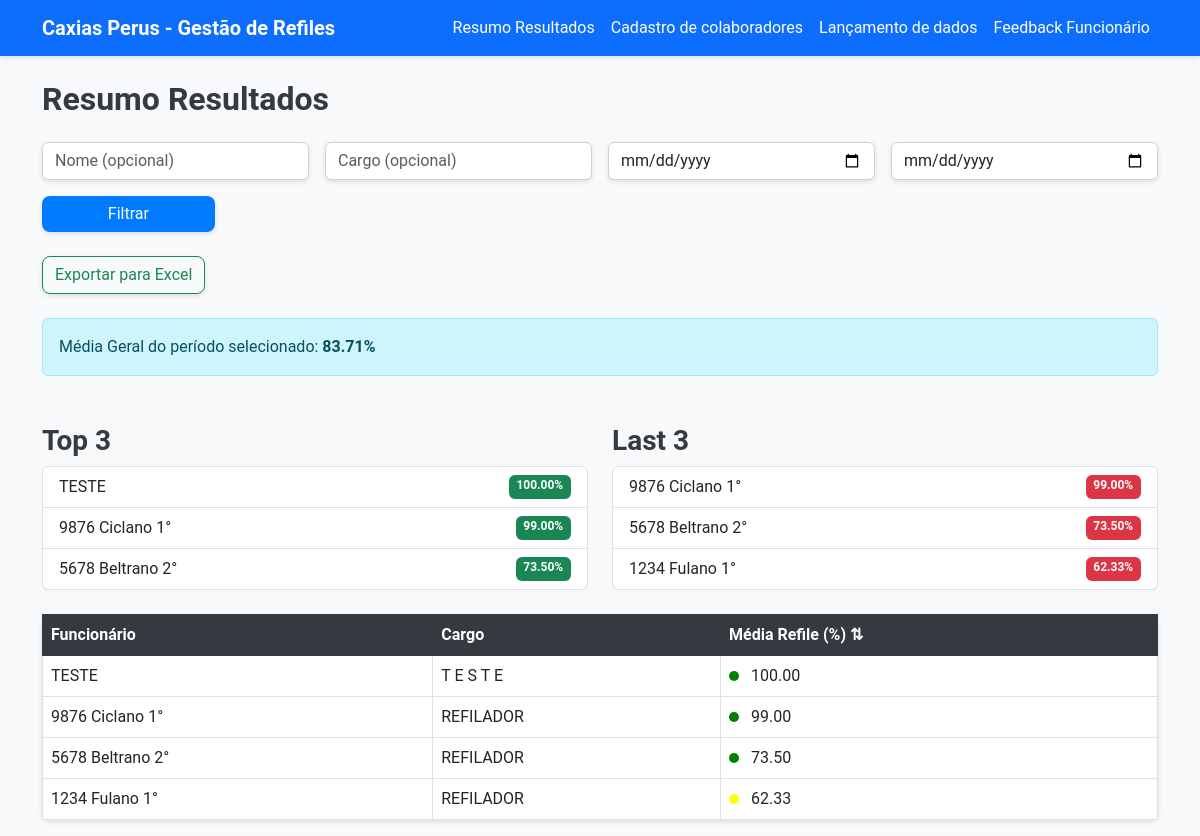
Page / (signed in) on the earlier database version.
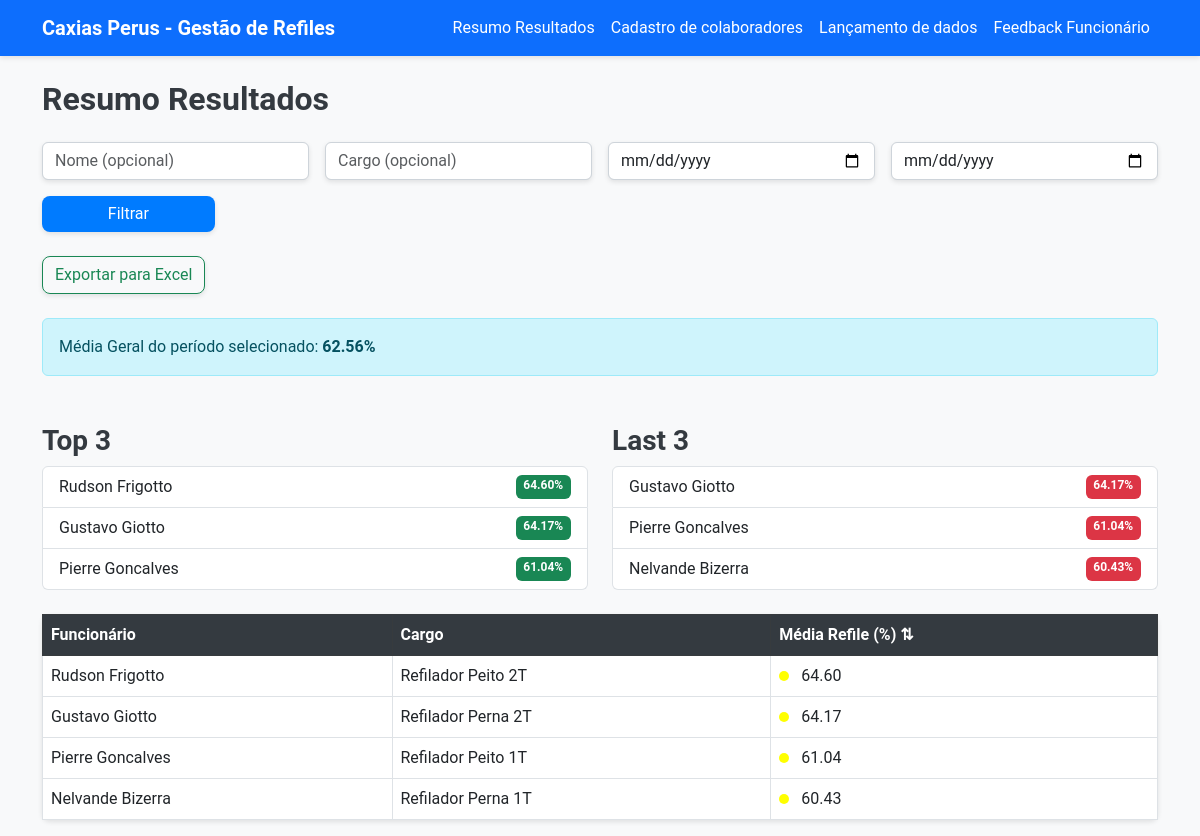
Same page on the later database version.
### app/models.py (models this page shows)
class Colaborador(db.Model):
    id = db.Column(db.Integer, primary_key=True)
    nome = db.Column(db.String(100), nullable=False)
    cargo = db.Column(db.String(100), nullable=False)
    importacoes = db.relationship('Importacao', backref='colaborador', cascade='all, delete-orphan')

### app/routes.py (the view)
@main.route('/', methods=['GET'])
def home():
    nome = request.args.get('nome', '').strip()
    cargo = request.args.get('cargo', '').strip()
    data_inicial = request.args.get('data_inicial')
    data_final = request.args.get('data_final')
    ordenar = request.args.get('ordenar', 'desc')  # Ordenação padrão descendente
    query = db.session.query(
        Colaborador.nome,
        Colaborador.cargo,
        func.avg(Importacao.refile).label('media_refile')
    ).join(Importacao).group_by(Colaborador.id)
    if nome:
        query = query.filter(Colaborador.nome.ilike(f"%{nome}%"))
    if cargo:
        query = query.filter(Colaborador.cargo.ilike(f"%{cargo}%"))
    if data_inicial:
        query = query.filter(Importacao.data >= datetime.datetime.strptime(data_inicial, '%Y-%m-%d').date())
    if data_final:
        query = query.filter(Importacao.data <= datetime.datetime.strptime(data_final, '%Y-%m-%d').date())
    if ordenar == 'asc':
        query = query.order_by(func.avg(Importacao.refile).asc())
    else:
        query = query.order_by(func.avg(Importacao.refile).desc())
    medias_colaboradores = query.all()
    if 'user_id' not in session:
        return redirect(url_for('auth.login'))
    media = sum([c.media_refile for c in medias_colaboradores]) / len(medias_colaboradores) if medias_colaboradores else None
    top_3 = medias_colaboradores[:3]
    last_3 = medias_colaboradores[-3:]
    return render_template(
        'home.html',
        medias_colaboradores=medias_colaboradores,
        media=media,
        top_3=top_3,
        last_3=last_3,
        ordenar=ordenar
    )

### app/templates/home.html (shortened to what this page needs)
{% extends 'base.html' %}
{% block content %}
<h2 class="mb-4">Resumo Resultados</h2>
<form method="GET" class="row g-3 mb-4">
    <div class="col-md-3">
        <input type="text" name="nome" class="form-control" placeholder="Nome (opcional)" value="{{ request.args.get('nome', '') }}">
    </div>
    <div class="col-md-3">
        <input type="text" name="cargo" class="form-control" placeholder="Cargo (opcional)" value="{{ request.args.get('cargo', '') }}">
    </div>
    <div class="col-md-3">
        <input type="date" name="data_inicial" class="form-control" value="{{ request.args.get('data_inicial', '') }}">
    </div>
    <div class="col-md-3">
        <input type="date" name="data_final" class="form-control" value="{{ request.args.get('data_final', '') }}">
    </div>
    <div class="col-md-2">
        <button type="submit" class="btn btn-primary w-100">Filtrar</button>
    </div>
</form>
<form method="GET" action="{{ url_for('main.exportar_excel') }}" class="mb-4">
    <button type="submit" class="btn btn-outline-success">Exportar para Excel</button>
</form>
{% if media is not none %}
<p class="alert alert-info">Média Geral do período selecionado: <strong>{{ "%.2f" | format(media) }}%</strong></p>
{% else %}
<p class="alert alert-warning">Nenhum dado encontrado para o período selecionado.</p>
{% endif %}
<div class="row mt-5">
    <div class="col-md-6">
        <h3>Top 3</h3>
        <ul class="list-group">
            {% for item in top_3 %}
            <li class="list-group-item d-flex justify-content-between">
                {{ item.nome }} <span class="badge bg-success">{{ "%.2f" | format(item.media_refile) }}%</span>
            </li>
            {% endfor %}
        </ul>
    </div>
    <div class="col-md-6">
        <h3>Last 3</h3>
        <ul class="list-group">
            {% for item in last_3 %}
            <li class="list-group-item d-flex justify-content-between">
                {{ item.nome }} <span class="badge bg-danger">{{ "%.2f" | format(item.media_refile) }}%</span>
            </li>
            {% endfor %}
        </ul>
    </div>
</div>
<table class="table table-bordered mt-4" id="resumoTable">
    <thead class="table-dark">
        <tr>
            <th>Funcionário</th>
            <th>Cargo</th>
            <th onclick="sortTableByRefile()" style="cursor: pointer;">
                Média Refile (%) <span id="sortIcon">⇅</span>
            </th>
        </tr>
    </thead>
    <tbody>
        {% for colaborador in medias_colaboradores %}
        <tr>
            <td>{{ colaborador.nome }}</td>
            <td>{{ colaborador.cargo }}</td>
            <td>
                <span style="height: 10px; width: 10px; display: inline-block; border-radius: 50%; margin-right: 8px; background-color:
                    {% if colaborador.media_refile >= 70 %} green
                    {% elif 60 <= colaborador.media_refile < 70 %} yellow
                    {% else %} red {% endif %};">
                </span>
                {{ "%.2f" | format(colaborador.media_refile) }}
            </td>
        </tr>
        {% endfor %}
    </tbody>
</table>
{% endblock %}

Differences in the rows shown:
removed Colaborador: nome "TESTE", media_refile "100.00", cargo "T E S T E"
no longer on one of the page's lists (row edited): Colaborador: nome "9876 Ciclano 1°"
added Colaborador: nome "Rudson Frigotto", media_refile "64.60", cargo "Refilador Peito 2T"
changed Colaborador: nome "5678 Beltrano 2°" → "Gustavo Giotto"; media_refile "73.50" → "64.17"; cargo "REFILADOR" → "Refilador Perna 2T"
now on one of the page's lists (row edited): Colaborador: nome "Pierre Goncalves"
changed Colaborador: nome "1234 Fulano 1°" → "Pierre Goncalves"; media_refile "62.33" → "61.04"; cargo "REFILADOR" → "Refilador Peito 1T"
changed Colaborador: nome "9876 Ciclano 1°" → "Nelvande Bizerra"; media_refile "99.00" → "60.43"; cargo "REFILADOR" → "Refilador Perna 1T"; moves down the list
Other differences:
{{ "%.2f" | format(media) }}: "83.71" → "62.56"
